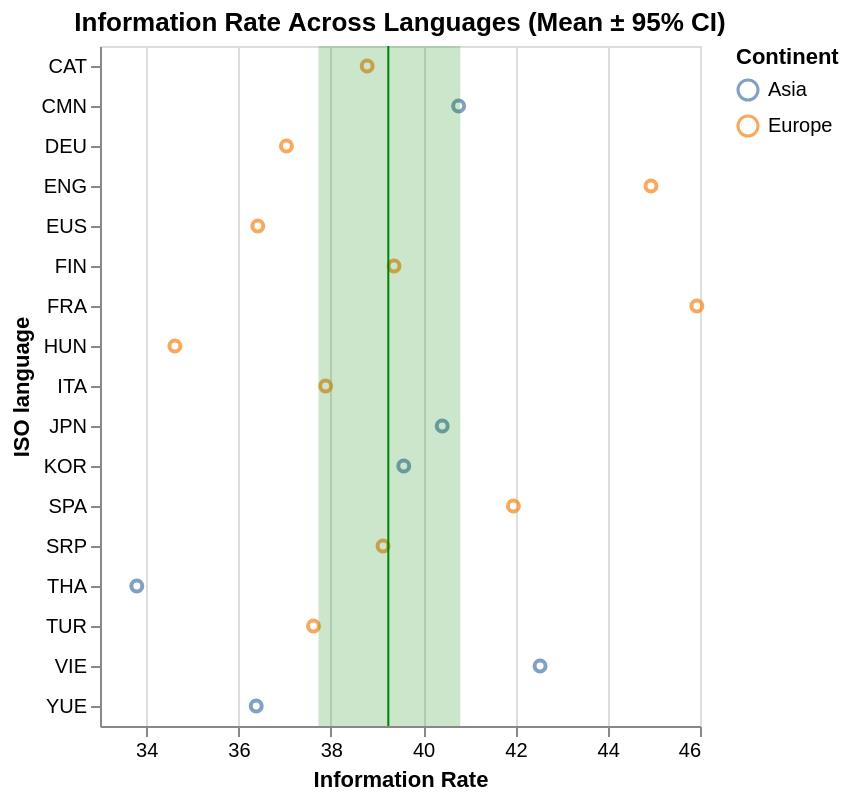

Notebook source saved alongside this figure:
### Markdown cell above
<div class="alert alert-info" style="color:black">

### Question 3
rubric={accuracy:3,viz:2}

<h4>Python</h4>
<ol type="1">
<li>It looks like we do not have a language that is high both in information density and speech rate, which could indicate that human minds are not good at processing auditory information beyond a certain rate limit (read more in the article if you're interested). Let’s directly plot the rate at which information is conveyed for all the languages to see if there are at least small differences between them. Combine the appropriate columns to create a new column, <code>information_rate</code>, which holds the amount of information per second conveyed by each speaker.</li>
<li>Create a plot that has the language ISO codes on one axis and the information rate on the other. Plot a graphical representation of either the distribution of data or every single data point. Color this by the same variable as in the previous two scatter plots. Sort the languages in a suitable order.</li>
<li>Include a mark for the mean and the 95% confidence interval on top of the marks you just created above. Color this in a suitable way so that it stands out from the distribution/individual observations created in the previous point.</li>
</ol>
</div>

### Code cell
# YOUR ANSWER GOES HERE
languages["information_rate"] = languages.information_density * languages.speech_rate

fig3 = alt.Chart(languages).mark_point().encode(
    x=alt.X(
        "information_rate:Q",
        title="Information Rate",
        scale=alt.Scale(zero=False)
    ),
    y=alt.Y(
        "iso_lang:N",
        title="ISO language",
    ),
    color=alt.Color(
        "continent:N",
        title="Continent",
    )
).properties(title="Information Rate Across Languages (Mean ± 95% CI)")

mean_line = alt.Chart(languages).mark_rule(color="green").encode(
    x="mean(information_rate)",
)

ci = alt.Chart(languages).transform_aggregate(
        ci0="ci0(information_rate)",
        ci1="ci1(information_rate)"
    ).mark_rect(
        opacity=0.2,
        color="green"
    ).encode(
        x="ci0:Q",
        x2="ci1:Q",
    )
info_rate_plot = fig3 + mean_line + ci
info_rate_plot.display()

### Figure 1 — Vega-Lite specification as saved in the notebook (floating-point values rounded to 4 significant figures)
{"config": {"view": {"continuousWidth": 300, "continuousHeight": 300}}, "layer": [{"mark": {"type": "point"}, "encoding": {"color": {"field": "continent", "title": "Continent", "type": "nominal"}, "x": {"field": "information_rate", "scale": {"zero": false}, "title": "Information Rate", "type": "quantitative"}, "y": {"field": "iso_lang", "title": "ISO language", "type": "nominal"}}, "title": "Information Rate Across Languages (Mean ± 95% CI)"}, {"mark": {"type": "rule", "color": "green"}, "encoding": {"x": {"aggregate": "mean", "field": "information_rate", "type": "quantitative"}}}, {"mark": {"type": "rect", "color": "green", "opacity": 0.2}, "encoding": {"x": {"field": "ci0", "type": "quantitative"}, "x2": {"field": "ci1"}}, "transform": [{"aggregate": [{"op": "ci0", "field": "information_rate", "as": "ci0"}, {"op": "ci1", "field": "information_rate", "as": "ci1"}]}]}], "data": {"name": "data-14e9d83efeaec04c4dc585429f72ab55"}, "$schema": "https://vega.github.io/schema/vega-lite/v6.1.0.json", "datasets": {"data-14e9d83efeaec04c4dc585429f72ab55": [{"iso_lang": "CAT", "language": "Catalan", "information_density": 5.49, "distinct_syllables": 3600, "continent": "Europe", "speech_rate": 7.065, "information_rate": 38.79}, {"iso_lang": "CMN", "language": "Mandarin", "information_density": 6.96, "distinct_syllables": 1274, "continent": "Asia", "speech_rate": 5.858, "information_rate": 40.77}, {"iso_lang": "DEU", "language": "German", "information_density": 6.08, "distinct_syllables": 5100, "continent": "Europe", "speech_rate": 6.092, "information_rate": 37.04}, {"iso_lang": "ENG", "language": "English", "information_density": 7.09, "distinct_syllables": 6949, "continent": "Europe", "speech_rate": 6.338, "information_rate": 44.94}, {"iso_lang": "EUS", "language": "Basque", "information_density": 4.83, "distinct_syllables": 2082, "continent": "Europe", "speech_rate": 7.54, "information_rate": 36.42}, {"iso_lang": "FIN", "language": "Finnish", "information_density": 5.49, "distinct_syllables": 3844, "continent": "Europe", "speech_rate": 7.171, "information_rate": 39.37}, {"iso_lang": "FRA", "language": "French", "information_density": 6.68, "distinct_syllables": 2949, "continent": "Europe", "speech_rate": 6.876, "information_rate": 45.93}, {"iso_lang": "HUN", "language": "Hungarian", "information_density": 5.9, "distinct_syllables": 4325, "continent": "Europe", "speech_rate": 5.868, "information_rate": 34.62}, {"iso_lang": "ITA", "language": "Italian", "information_density": 5.29, "distinct_syllables": 2729, "continent": "Europe", "speech_rate": 7.162, "information_rate": 37.89}, {"iso_lang": "JPN", "language": "Japanese", "information_density": 5.03, "distinct_syllables": 643, "continent": "Asia", "speech_rate": 8.035, "information_rate": 40.41}, {"iso_lang": "KOR", "language": "Korean", "information_density": 5.56, "distinct_syllables": 1104, "continent": "Asia", "speech_rate": 7.119, "information_rate": 39.58}, {"iso_lang": "SPA", "language": "Spanish", "information_density": 5.43, "distinct_syllables": 2778, "continent": "Europe", "speech_rate": 7.727, "information_rate": 41.96}, {"iso_lang": "SRP", "language": "Serbian", "information_density": 5.47, "distinct_syllables": 3831, "continent": "Europe", "speech_rate": 7.154, "information_rate": 39.13}, {"iso_lang": "THA", "language": "Thai", "information_density": 7.19, "distinct_syllables": 2438, "continent": "Asia", "speech_rate": 4.701, "information_rate": 33.8}, {"iso_lang": "TUR", "language": "Turkish", "information_density": 5.34, "distinct_syllables": 3260, "continent": "Europe", "speech_rate": 7.046, "information_rate": 37.63}, {"iso_lang": "VIE", "language": "Vietnamese", "information_density": 8.02, "distinct_syllables": 2776, "continent": "Asia", "speech_rate": 5.304, "information_rate": 42.53}, {"iso_lang": "YUE", "language": "Cantonese", "information_density": 6.53, "distinct_syllables": 1298, "continent": "Asia", "speech_rate": 5.572, "information_rate": 36.38}]}}
